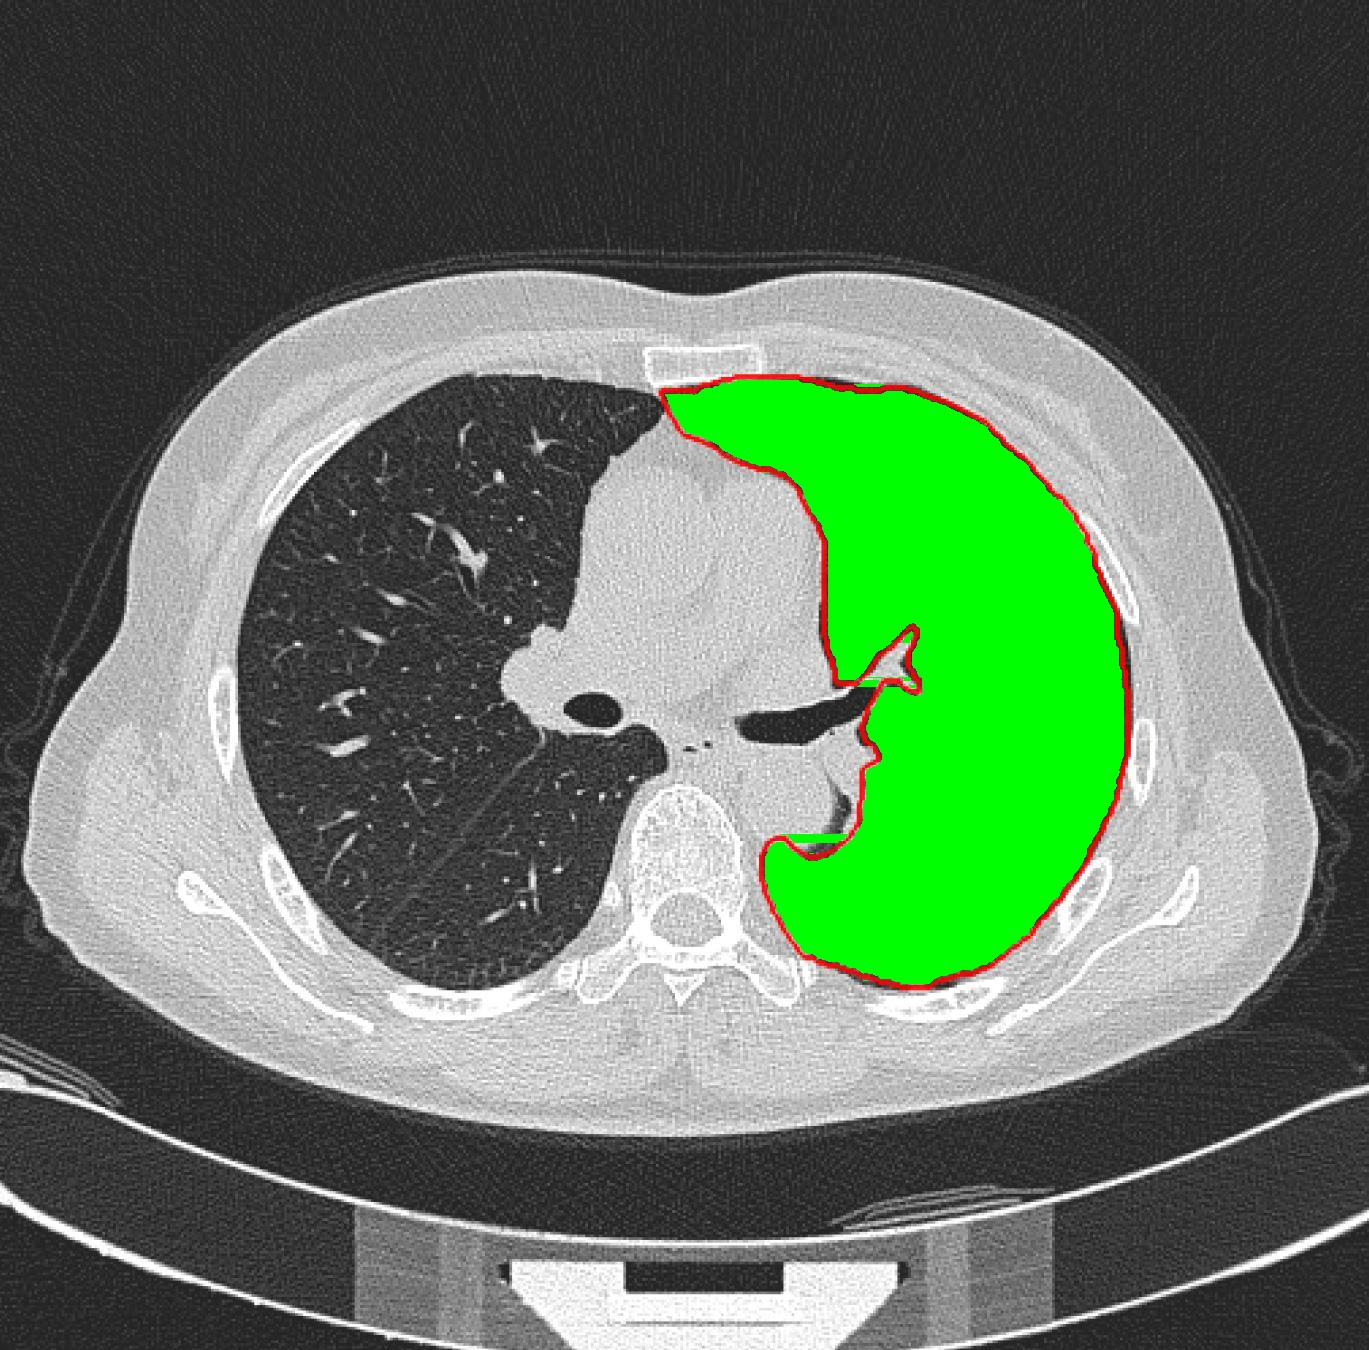

Here is the Python script that generated this plot:
from PIL import Image
import numpy as np
from matplotlib import pyplot as plt
from numba import jit
import copy
import bisect
from warnings import filterwarnings
filterwarnings('ignore')


@jit
def main():
    # Load image as numpy array
    image_path = 'data/contour.JPG'
    image = Image.open(image_path, 'r')
    pixels = image_to_numpyarr(image)

    # # Display the original data for testing purposes
    # displayOriginal(pixels)

    # Map the boundaries and thinning them on each row
    mapped = mp(pixels)

    # Green the pixels enclosed by the red marks
    masked = mask(pixels, mapped)

    # Display the masked results
    displayResults(pixels, masked)

    # Flatten the numpy arr
    flattened = flatten_numpyarr(masked)

    # Save final masked image
    im = Image.new('RGB', (image.size[0], image.size[1]))
    im.putdata(flattened)
    im.save("ROI_DIY.jpeg")


@jit
def image_to_numpyarr(image):
    """
    Get a numpy array of an image so that one can access values[x][y]
    """
    width, height = image.size
    pixel_values = list(image.getdata())

    # Raise errors early on if image mode is not recognized
    if image.mode == 'RGB':
        channels = 3
    elif image.mode == 'L':
        channels = 1
    else:
        print("Unknown mode: %s" % image.mode)
        return None
    
    # Reshape 'pixel_values' to a 2d numpy arr 
    pixel_values = np.array(pixel_values).reshape((height, width, channels))
    return pixel_values


def isRed(pixel, sensitivity=50):
    """
    Return True if a pixel is red
    """ 
    # Get R G B values of the pixel
    red = pixel[0]
    green = pixel[1]
    blue = pixel[2]

    # If red value is greater than green and blue values within a sensitivity, consider it a red pixel
    if red - green > sensitivity and red - blue > sensitivity: 
        return True
    else:
        return False

@jit
def mp(pixels):
    """
    Create a map where red pixels's position in a row is recorded
    """ 
    # Initialize the map
    mp = []

    # For each row in the given numpy array
    for i in range(len(pixels)):
        # Initialize a list with 0
        pos = [0]
        # First loop we add every red pixel to pos
        for j in range(len(pixels[0])):  
            if isRed(pixels[i][j]):
                pos.append(j)
        # Initialize an empty list
        new = []
        # Second loop we filter the pos such that continuous red pixels only have 1 mark
        for p in range(1, len(pos)): 
            # If a red pixel is at least 10 pixel apart from the previous cluster we mark it
            if pos[p] - pos[p-1] > 10:
                new.append(pos[p])
        # Map[i] is now a list of thinned markers
        mp.append(new)
    return mp


@jit
def mask(pixels, mp):
    """
    Paint a pixel as green if it is inside 
    """ 
    # We don't have to deep copy but we are displaying 2 graphs side by side, manipulating the original pixel would make them the same
    pixels = copy.deepcopy(pixels)

    # For each row of the image pixels
    for i in range(len(pixels)):
        # If our map indicates that there is at least 2 red pixel clusters
        if len(mp[i]) > 1:
            # From the leftmost red pixel to the rightmost red pixel 
            for j in range(mp[i][0]+1, mp[i][-1]):
                # If it is not a red pixel
                if isRed(pixels[i][j]) == False:
                    # 'insrt' gives us the left index in a sorted list where we would insert the value
                    insrt = bisect.bisect_left(mp[i], j)
                    # Using 'insrt' we can tell how many points to the left and right of the pixel are red -> odd for either means inside
                    if insrt % 2 == 1 or (len(mp[i]) - insrt) % 2 == 1:
                        # Paint it green for visual purposes
                        pixels[i][j] = [0, 255, 0]
    return pixels


@jit
def flatten_numpyarr(pixels):
    """
    Flatten the numpy array to list[tuple]
    """ 
    # Numpy 2d array
    np2d = pixels

    # Initialize a list
    fn1d = []

    # Append each pixel as (R, G, B)
    for i in range(len(np2d)):
        for j in range(len(np2d[0])):
            fn1d.append(tuple(np2d[i][j]))
    return fn1d


def displayOriginal(pixels):
    """
    Display R, G, and B channels separately to better view ROI
    """
    fig = plt.figure()
    fig.suptitle('RGB Channels')
    fig.add_subplot(2, 2, 1)
    plt.imshow(pixels)
    plt.title('RGB')
    fig.add_subplot(2, 2, 2)
    plt.imshow(pixels[:, :, 0], cmap='Reds_r')
    plt.title('Red')
    fig.add_subplot(2, 2, 3)
    plt.imshow(pixels[:, :, 1], cmap='Blues_r')
    plt.title('Blue')
    fig.add_subplot(2, 2, 4)
    plt.imshow(pixels[:, :, 2], cmap='Greens_r')
    plt.title('Green')
    plt.show()


def displayResults(pixels, masked):
    """
    Display original and masked original image
    """
    fig = plt.figure()
    fig.suptitle('Results')
    fig.add_subplot(1, 2, 1)
    plt.imshow(pixels)
    plt.title('Original')
    fig.add_subplot(1, 2, 2)
    plt.imshow(masked)
    plt.title('Masked Original Image')
    plt.show()


if __name__ == "__main__":
    main()